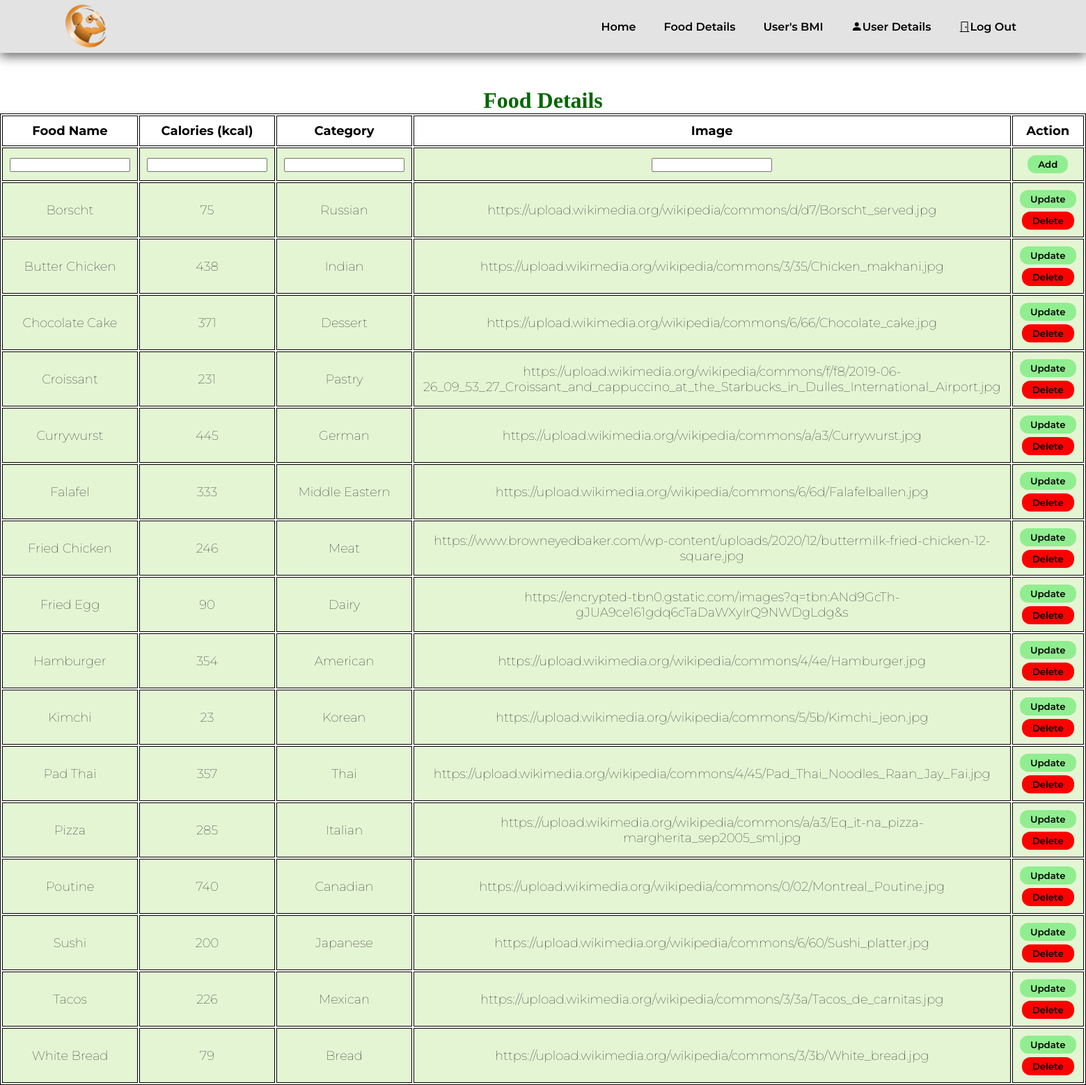
The page /adminfood.php (signed in) on the database its author committed.
### tables this page shows
CREATE TABLE `food` (
  `foodID` int(11) NOT NULL,
  `foodName` varchar(40) NOT NULL,
  `foodCalories` int(11) NOT NULL,
  `foodCategory` varchar(25) NOT NULL,
  `foodImage` mediumtext NOT NULL
);

### adminfood.php (the view, shortened to what this page needs)
<?php
include 'conn.php';
$sql = " SELECT * FROM food ORDER BY foodName ASC ";
$result = $conn->query($sql);
?>
<!DOCTYPE html>
<html lang="en">
<head>
    <link rel="stylesheet" href="https://cdn.jsdelivr.net/npm/bootstrap-icons@1.8.3/font/bootstrap-icons.css">
    <link rel="stylesheet" href="css/home.css">
</head>
<body>
<section id="header">
        <a href="adminhome.php"><img id="logo" src="newlogo2.png" alt="" class="logo" width="90" height=auto></a>
        <div>
            <ul id="navbar">
                <li><a href="adminhome.php">Home</a></li>
                <li><a href="adminfood.php">Food Details</a></li>
                <li><a href="adminbmi.php">User's BMI</a></li>
                <li><a href="adminuser.php"><i class='bi bi-person-fill'></i>User Details</a></li>
                <li><a href="login.php"><i class="bi bi-door-closed"></i>Log Out</a></li>
            </ul>
        </div>
    </section>
    <section>
        <h1>Food Details</h1>
        <table>
            <tr>
                <th>Food Name</th>
                <th>Calories (kcal)</th>
                <th>Category</th>
                <th>Image</th>
                <th>Action</th>
            </tr>
            <tr>
                <form action="" method="post">
                    <td><input type="text" name="foodName"></td>
                    <td><input type="text" name="foodCalories"></td>
                    <td><input type="text" name="foodCategory"></td>
                    <td><input type="text" name="foodImage"></td>
                    <td><a href=""><button name="addBtn" style="background-color: lightgreen;">Add</button></a></td>
                </form>
            </tr>
            <?php
                while($rows=$result->fetch_assoc())
                {
            ?>
            <tr>
                <td><?php echo $rows['foodName'];?></td>
                <td><?php echo $rows['foodCalories'];?></td>
                <td><?php echo $rows['foodCategory'];?></td>
                <td><?php echo $rows['foodImage'];?></td>
                <td><?php echo "<a href=updatefood.php?foodID=$rows[foodID]><button style='background-color: lightgreen; margin-bottom: 5px'>Update</button></a>";?>
                <?php echo "<a href=delete.php?foodID=$rows[foodID]><button style='background-color: red;'>Delete</button></a>";?></td>
            </tr>
            <?php
                }
            ?>
        </table>
    </section>
</body>
</html>

### css/home.css (style rules this page uses)
* { margin: 0; padding: 0; box-sizing: border-box; font-family: 'Montserrat', sans-serif; }
body { width: 100%; }
#header { z-index: 10000; display: flex; align-items: center; justify-content: space-between; padding: 20px 80px; background-color: #e3e3e3; box-shadow: 0 5px 15px rgb(0,0,0,0.6); position: sticky; top: 0; left: 0; height: 76px; }
#navbar { display: flex; align-items: center; justify-content: center; }
#navbar li { list-style: none; padding: 0 20px; }
#navbar li a { position: relative; text-decoration: none; font-size: 16px; font-weight: 600; color: #000000; transition: 0.3s ease; }
button { padding: 5px 15px; border: none; font-weight: 600; border-radius: 12px; cursor: pointer; background-color: transparent; }

### adminfood.php (style rules this page uses)
table { margin: 0 auto; font-size: large; border: 1px solid black; }
h1 { text-align: center; color: #006600; font-size: xx-large; font-family: 'Gill Sans', 'Gill Sans MT', ' Calibri', 'Trebuchet MS', 'sans-serif'; padding-top: 50px; }
td { background-color: #E4F5D4; border: 1px solid black; }
th, td { font-weight: bold; border: 1px solid black; padding: 10px; text-align: center; }
td { font-weight: lighter; }

### rows shown on the page
food: foodName "Borscht", foodCalories "75", foodCategory "Russian", foodImage "https://upload.wikimedia.org/wikipedia/commons/d/d7/Borscht_served.jpg"
food: foodName "Butter Chicken", foodCalories "438", foodCategory "Indian", foodImage "https://upload.wikimedia.org/wikipedia/commons/3/35/Chicken_makhani.jpg"
food: foodName "Chocolate Cake", foodCalories "371", foodCategory "Dessert", foodImage "https://upload.wikimedia.org/wikipedia/commons/6/66/Chocolate_cake.jpg"
food: foodName "Croissant", foodCalories "231", foodCategory "Pastry", foodImage "https://upload.wikimedia.org/wikipedia/commons/f/f8/2019-06-26_09_53_27_Croissant_and_cappuccino_at_the_Starbucks_in_Dulles_International_Airport.jpg"
food: foodName "Currywurst", foodCalories "445", foodCategory "German", foodImage "https://upload.wikimedia.org/wikipedia/commons/a/a3/Currywurst.jpg"
food: foodName "Falafel", foodCalories "333", foodCategory "Middle Eastern", foodImage "https://upload.wikimedia.org/wikipedia/commons/6/6d/Falafelballen.jpg"
food: foodName "Fried Chicken", foodCalories "246", foodCategory "Meat", foodImage "https://www.browneyedbaker.com/wp-content/uploads/2020/12/buttermilk-fried-chicken-12-square.jpg"
food: foodName "Fried Egg", foodCalories "90", foodCategory "Dairy", foodImage "https://encrypted-tbn0.gstatic.com/images?q=tbn:ANd9GcTh-gJUA9ce161gdq6cTaDaWXyIrQ9NWDgLdg&s"
food: foodName "Hamburger", foodCalories "354", foodCategory "American", foodImage "https://upload.wikimedia.org/wikipedia/commons/4/4e/Hamburger.jpg"
food: foodName "Kimchi", foodCalories "23", foodCategory "Korean", foodImage "https://upload.wikimedia.org/wikipedia/commons/5/5b/Kimchi_jeon.jpg"
food: foodName "Pad Thai", foodCalories "357", foodCategory "Thai", foodImage "https://upload.wikimedia.org/wikipedia/commons/4/45/Pad_Thai_Noodles_Raan_Jay_Fai.jpg"
food: foodName "Pizza", foodCalories "285", foodCategory "Italian", foodImage "https://upload.wikimedia.org/wikipedia/commons/a/a3/Eq_it-na_pizza-margherita_sep2005_sml.jpg"
food: foodName "Poutine", foodCalories "740", foodCategory "Canadian", foodImage "https://upload.wikimedia.org/wikipedia/commons/0/02/Montreal_Poutine.jpg"
food: foodName "Sushi", foodCalories "200", foodCategory "Japanese", foodImage "https://upload.wikimedia.org/wikipedia/commons/6/60/Sushi_platter.jpg"
food: foodName "Tacos", foodCalories "226", foodCategory "Mexican", foodImage "https://upload.wikimedia.org/wikipedia/commons/3/3a/Tacos_de_carnitas.jpg"
food: foodName "White Bread", foodCalories "79", foodCategory "Bread", foodImage "https://upload.wikimedia.org/wikipedia/commons/3/3b/White_bread.jpg"
